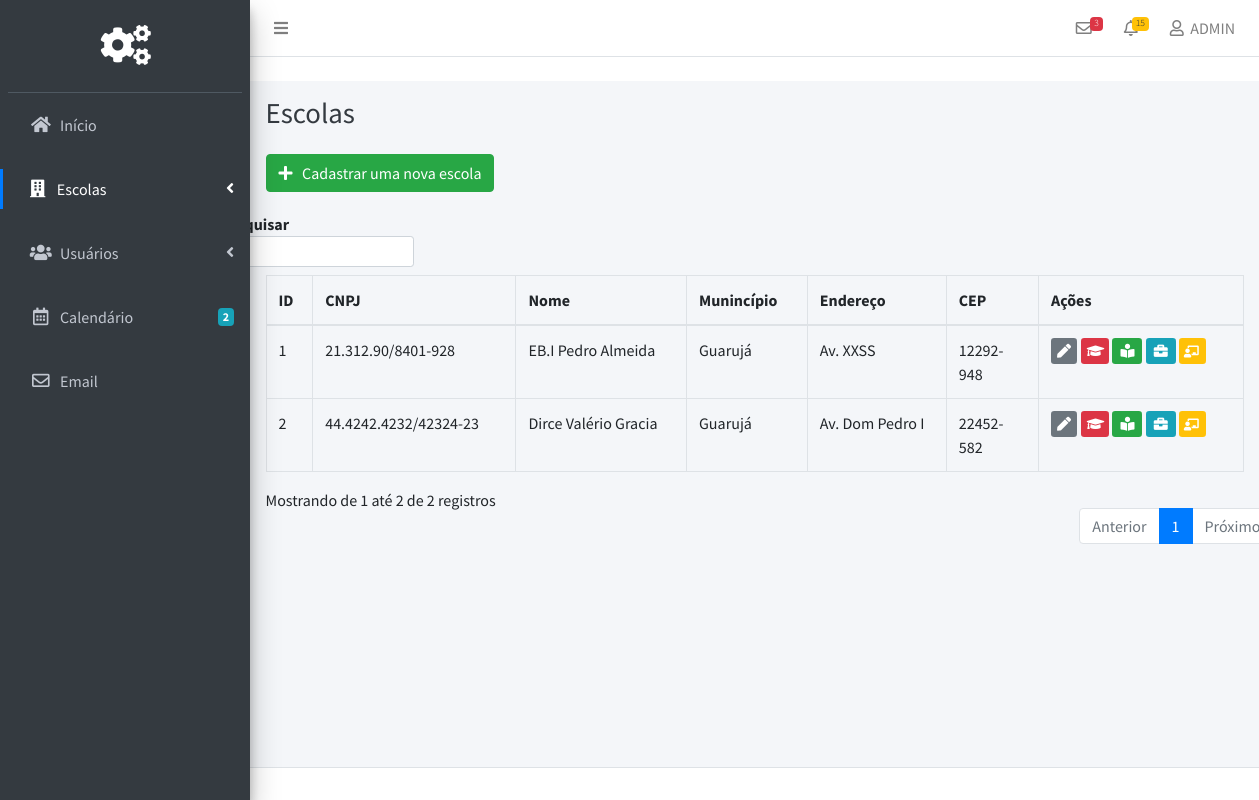
The app's page /Pages/Admin/escolas.php (signed in), older data.
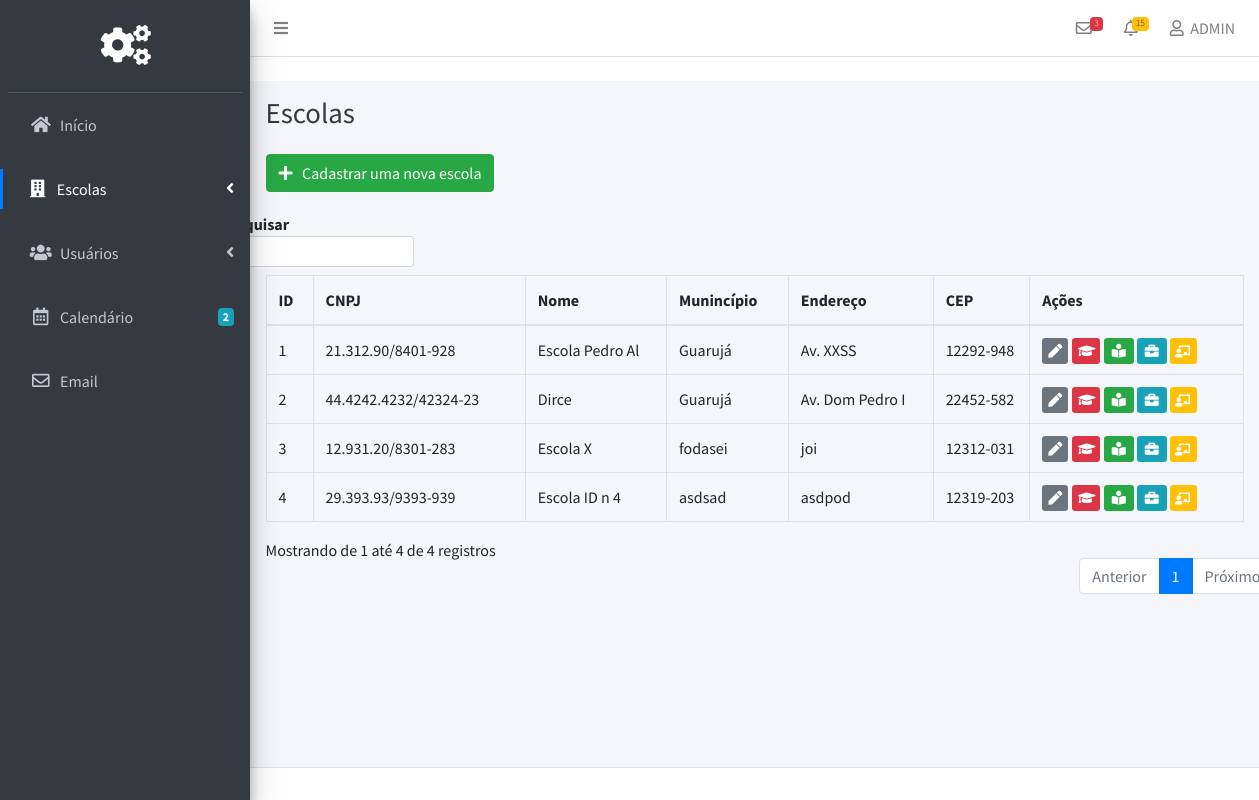
The same page, newer data.
### tables this page shows
CREATE TABLE `escolas` (
  `Escola_Codigo` bigint(20) NOT NULL,
  `Escola_CNPJ` varchar(255) NOT NULL,
  `Escola_Nome` varchar(255) NOT NULL,
  `Escola_CEP` varchar(255) NOT NULL,
  `Escola_Munincipio` varchar(255) NOT NULL,
  `Escola_Endereco` varchar(255) NOT NULL
);

### src/Pages/Admin/escolas.php (the view, shortened to what the changed rows need)
<?php
include('../../Scripts/Database/Connection.php');
?>
<!DOCTYPE html>
<html>
<head>
  <link rel="stylesheet" href="../../plugins/fontawesome-free/css/all.min.css">
<link rel="stylesheet" href="../../assets/Admin/css/style.css">
  <link rel="stylesheet" href="https://code.ionicframework.com/ionicons/2.0.1/css/ionicons.min.css">
  <link rel="stylesheet" href="../../plugins/tempusdominus-bootstrap-4/css/tempusdominus-bootstrap-4.min.css">
  <link rel="stylesheet" href="../../plugins/icheck-bootstrap/icheck-bootstrap.min.css">
  <link rel="stylesheet" href="../../plugins/jqvmap/jqvmap.min.css">
  <link rel="stylesheet" href="../../plugins/toastr/toastr.min.css">
  <link rel="stylesheet" href="../../assets/Global/css/adminlte.min.css">
  <link rel="stylesheet" href="../../assets/Global/css/style.css">
  <link rel="stylesheet" href="../../plugins/overlayScrollbars/css/OverlayScrollbars.min.css">
  <link rel="stylesheet" href="../../plugins/daterangepicker/daterangepicker.css">
  <link rel="stylesheet" href="../../plugins/summernote/summernote-bs4.css">
</head>
<body class="hold-transition sidebar-mini layout-fixed">
<div class="wrapper">
  <div class="content-wrapper">
    <div class="content-header">
      <div class="container-fluid">
        <div class="row mb-2">
          <div class="col-sm-6">
            <h1 class="m-0 text-dark">Escolas</h1>
          </div>
        </div>
      </div>
    </div>
    <section class="content">
      <div class="container-fluid">
        <button class="btn btn-success" type="button" name="button" data-toggle="modal" data-target="#RegistrarEscola"><i class="fa fa-plus"></i> &nbsp;  Cadastrar uma nova escola</button>
        <table class="table table-bordered display" id="tabela" width="100%" cellspacing="0">
          <form action="" id="myform">
        <thead>
         <tr>
           <th>ID</th>
      <th>CNPJ</th>
        <th>Nome</th>
        <th>Munincípio</th>
        <th>Endereço</th>
<th>CEP </th>
               <th>Ações</th>
      </tr>
        </thead>
      <tbody>
<?php
$result =  mysqli_query($conn,"SELECT * FROM escolas");
while($row = mysqli_fetch_array($result))
{
echo "<tr>";
echo "<td>" . $row['Escola_Codigo'] . "</td>";
echo "<td>" . $row['Escola_CNPJ'] . "</td>";
echo "<td>" . $row['Escola_Nome'] . "</td>";
echo "<td>" . $row['Escola_Munincipio'] . "</td>";
echo "<td>" . $row['Escola_Endereco'] . "</td>";
echo "<td>" . $row['Escola_CEP'] . "</td>";
echo '<td><a class="btn-sm  btn-secondary btnEditar" id="editar" href="#"> <i class="fa fa-pen"></i>   </a>
&nbsp;
  <a class="btn-sm btn-danger btnProfessores" name="professores" href="#"><i class="fa fa-graduation-cap"></i></a>
  <a class="btn-sm btn-success btnAlunos" name="alunos" href="#"><i class="fa fa-book-reader"></i></a>
  <a class="btn-sm btn-info  btnFuncionarios" name="funcionarios" href="#"><i class="fa fa-briefcase"></i></a>
  <a class="btn-sm btn-warning text-white btnTurmas" name="turmas" href="#"><i class="fa fa-chalkboard-teacher"></i></a>
</td>';
echo "</tr>";
}
?>
      </tbody>
      </table>
      </div>
    </section>
  </div>
</div>
</body>
</html>

Row changes from the older to the newer data that the page shows:
changed escolas "Av. XXSS": Escola_Nome "EB.I Pedro Almeida" → "Escola Pedro Al"
changed escolas "Av. Dom Pedro I": Escola_Nome "Dirce Valério Gracia" → "Dirce"
added escolas: Escola_Codigo "3", Escola_CNPJ "12.931.20/8301-283", Escola_Nome "Escola X", Escola_Munincipio "fodasei", Escola_Endereco "joi", Escola_CEP "12312-031"
added escolas: Escola_Codigo "4", Escola_CNPJ "29.393.93/9393-939", Escola_Nome "Escola ID n 4", Escola_Munincipio "asdsad", Escola_Endereco "asdpod", Escola_CEP "12319-203"
Text that changed along with them:
text written by a page script: "Pesquisar Mostrando de 1 até 2 de 2 registros Anterior 1 Próximo" → "Pesquisar Mostrando de 1 até 4 de 4 registros Anterior 1 Próximo"
